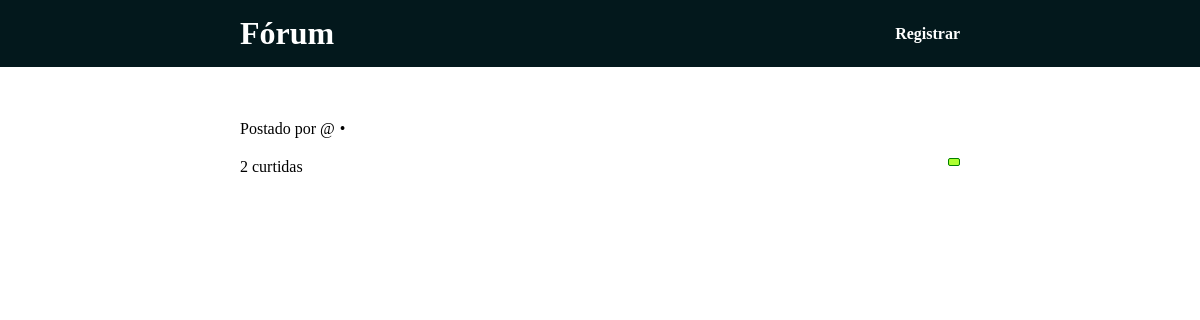
/question/6, run on an earlier commit of the app's database.
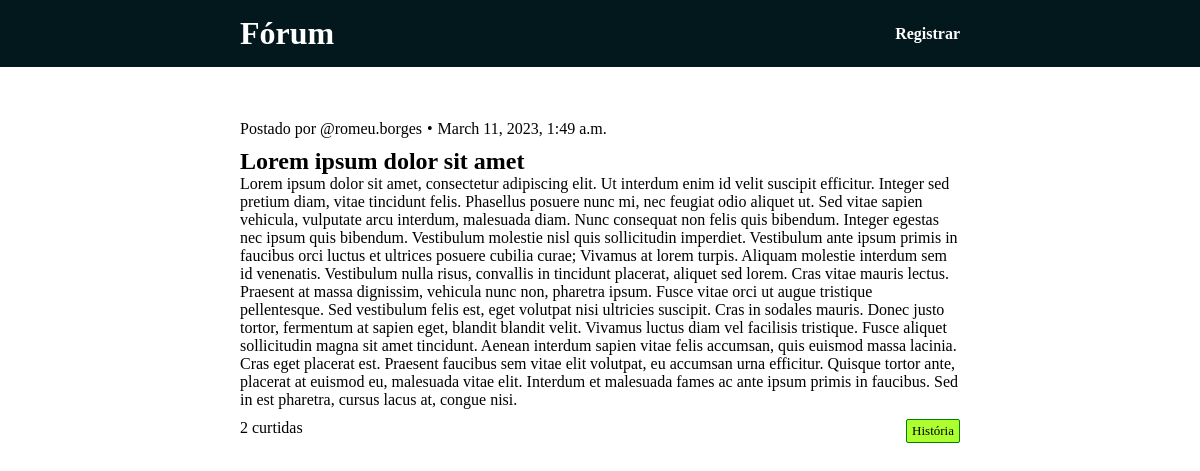
And on a later commit of the database.
### main/models.py (models this page shows)
class Question(models.Model):
    title = models.CharField(max_length=100)
    description = models.TextField()
    posted_at = models.DateTimeField(auto_now_add=True)
    edited_at = models.DateTimeField(auto_now=True)
    category = models.ForeignKey(
        Category, on_delete=models.SET_NULL, null=True
    )
    author = models.ForeignKey(
        User, on_delete=models.SET_NULL, null=True
    )

class Category(models.Model):
    name = models.CharField(max_length=50)
    def __str__(self):
        return self.name

### main/views.py (the view)
# urls.py: path('question/<int:id>', views.question, name='question')
def question(request, id):
    question = Question.objects.filter(id=id).order_by('-id').first
    return render(request, 'main/pages/question_page.html', context={'question':question})

### main/templates/main/pages/question_page.html
{% include 'global/base.html' %}
<div class="post-container">
	<div class="post-info-container">
		<p class="post-info-author">Postado por @{{question.author.username}}</p>
		<p>•</p>
		<p>{{ question.posted_at }}</p>
	</div>
	<div class="post-content-container">
		<div class="post-content-title">
			{{question.title}}
		</div>
		<div class="post-content-description">
			{{question.description}}
		</div>
	</div>
	<div class="post-bottom-info">
		<p class="tag">{{ question.category }}</p>
		<p class="post-bottom-likes">2 curtidas</p>
	</div>
</div>

What changed in the data, as far as the page shows it:
added Question: author.username "romeu.borges", posted_at "March 11, 2023, 1:49 a.m.", title "Lorem ipsum dolor sit amet", description "Lorem ipsum dolor sit amet, consectetur adipiscing elit. Ut interdum enim id velit suscipit efficitur. Integer sed pretium diam, vitae tincidunt felis. Phasellus posuere nunc mi, nec feugiat odio aliquet ut. Sed vitae sapien vehicula, vulputate arcu interdum, malesuada diam. Nunc consequat non felis quis bibendum. Integer egestas nec ipsum quis bibendum. Vestibulum molestie nisl quis sollicitudin imperdiet. Vestibulum ante ipsum primis in faucibus orci luctus et ultrices posuere cubilia curae; Vivamus at lorem turpis. Aliquam molestie interdum sem id venenatis. Vestibulum nulla risus, convallis in tincidunt placerat, aliquet sed lorem. Cras vitae mauris lectus. Praesent at massa dignissim,…", category "História"
